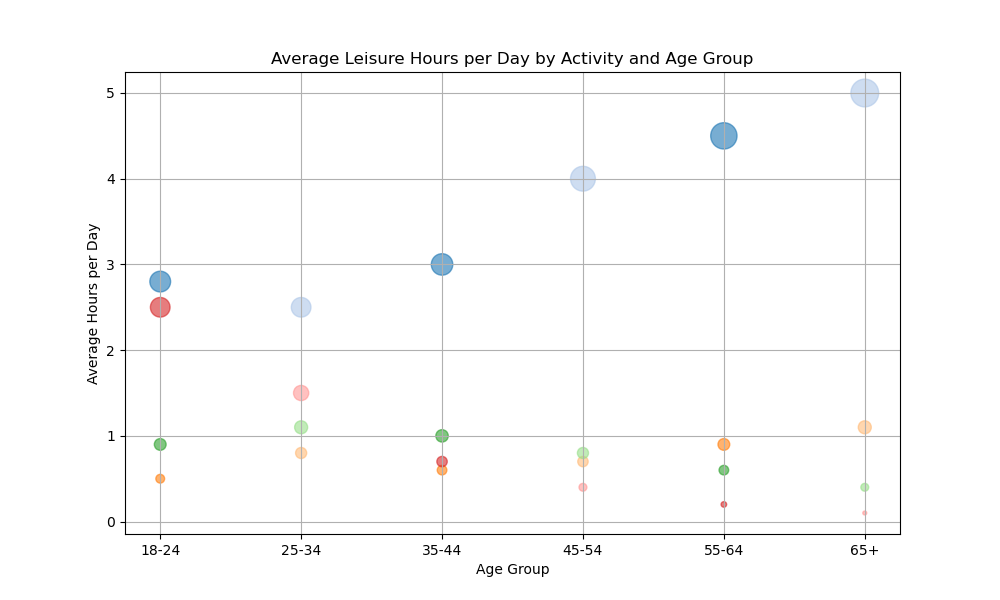

Source code (Python):

import matplotlib.pyplot as plt

# Provided data for the chart
age_groups = ['18-24', '25-34', '35-44', '45-54', '55-64', '65+']
reading = [0.5, 0.8, 0.6, 0.7, 0.9, 1.1]
watching_tv = [2.8, 2.5, 3.0, 4.0, 4.5, 5.0]
exercising = [0.9, 1.1, 1.0, 0.8, 0.6, 0.4]
playing_video_games = [2.5, 1.5, 0.7, 0.4, 0.2, 0.1]

# Bubble sizes, arbitrary values for visualization purposes
bubble_sizes = [size * 80 for size in reading + watching_tv + exercising + playing_video_games]

# Define colors for each activity
colors = [
    # Reading color codes
    '#FF7F0E', '#FFBB78', '#FF7F0E', '#FFBB78', '#FF7F0E', '#FFBB78',
    # Watching TV color codes
    '#1F77B4', '#AEC7E8', '#1F77B4', '#AEC7E8', '#1F77B4', '#AEC7E8',
    # Exercising color codes
    '#2CA02C', '#98DF8A', '#2CA02C', '#98DF8A', '#2CA02C', '#98DF8A',
    # Playing Video Games color codes
    '#D62728', '#FF9896', '#D62728', '#FF9896', '#D62728', '#FF9896'
]

# Bubble chart
plt.figure(figsize=(10, 6))
plt.scatter(age_groups * 4, reading + watching_tv + exercising + playing_video_games, s=bubble_sizes, c=colors, alpha=0.6)

# Title and labels
plt.title('Average Leisure Hours per Day by Activity and Age Group')
plt.xlabel('Age Group')
plt.ylabel('Average Hours per Day')

# Show grid
plt.grid(True)

# Show the figure
plt.show()
